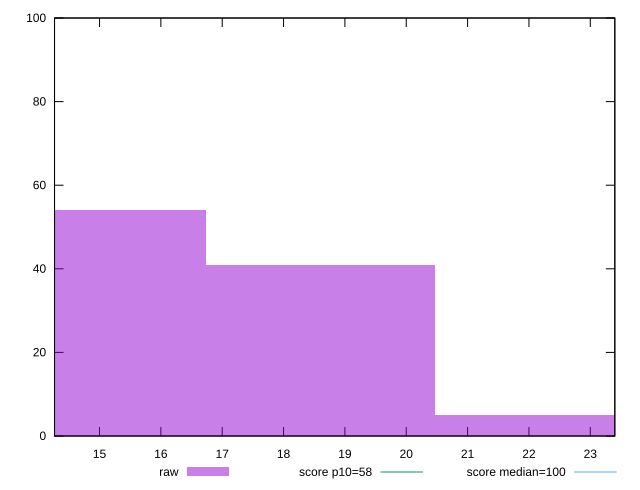

This figure's gnuplot source:
reset

$raw <<EOF
22.321500150200784 5
14.881000100133857 54
18.601250125167322 41
EOF

set key outside below
set boxwidth 3.7202500250334642
set xrange [14.266666666666666:23.400000000000002]
set yrange [0:100]
set trange [0:100]
set style fill transparent solid 0.5 noborder

set parametric
set terminal svg size 640, 490 enhanced background rgb 'white'
set output "reports/report_00032_2021-02-25T10-28-15.087Z/estimated-input-latency/samples/astro/raw/histogram.svg"

plot $raw title "raw" with boxes, \
     58,t title "score p10=58", \
     100,t title "score median=100"

reset
